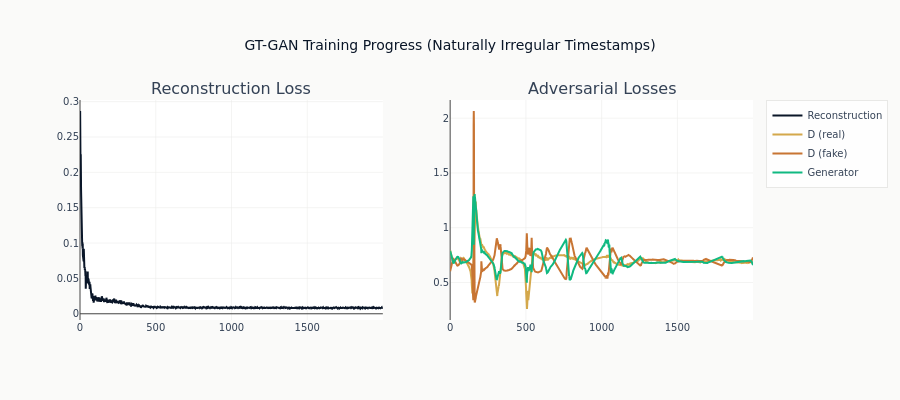

The code cell stored with this chart in its notebook:
### Markdown cell above
## Training Progress

### Code cell
if training_losses["recon"]:  # Only plot if we have training losses
    fig = make_subplots(
        rows=1, cols=2, subplot_titles=["Reconstruction Loss", "Adversarial Losses"]
    )

    fig.add_trace(
        go.Scatter(y=training_losses["recon"], mode="lines", name="Reconstruction"),
        row=1,
        col=1,
    )
    fig.add_trace(
        go.Scatter(y=training_losses["d_real"], mode="lines", name="D (real)"), row=1, col=2
    )
    fig.add_trace(
        go.Scatter(y=training_losses["d_fake"], mode="lines", name="D (fake)"), row=1, col=2
    )
    fig.add_trace(go.Scatter(y=training_losses["g"], mode="lines", name="Generator"), row=1, col=2)

    fig.update_layout(
        title_text="GT-GAN Training Progress (Naturally Irregular Timestamps)",
        template="ml4t",
        height=400,
    )
    show_plotly_with_alt(
        fig,
        "Two panels of GT-GAN training curves against step. The left panel shows the "
        "reconstruction loss dropping steeply over the first few hundred steps and "
        "then running flat near zero. The right panel shows the discriminator's losses "
        "on real and on fake sequences together with the generator loss; all three "
        "spike against one another in bursts through roughly the first half of training "
        "and then settle onto a common flat level that holds to the end.",
    )

### Figure 1 — Plotly figure (JSON) as saved in the notebook; plotly's stock layout.template omitted (floating-point values rounded to 4 significant figures; data arrays with more than 128 entries replaced by an {"elided": "..."} marker saying what was removed)
{"data": [{"mode": "lines", "name": "Reconstruction", "type": "scatter", "xaxis": "x", "y": {"elided": "2000 float values"}, "yaxis": "y"}, {"mode": "lines", "name": "D (real)", "type": "scatter", "xaxis": "x2", "y": {"elided": "2000 float values"}, "yaxis": "y2"}, {"mode": "lines", "name": "D (fake)", "type": "scatter", "xaxis": "x2", "y": {"elided": "2000 float values"}, "yaxis": "y2"}, {"mode": "lines", "name": "Generator", "type": "scatter", "xaxis": "x2", "y": {"elided": "2000 float values"}, "yaxis": "y2"}], "layout": {"annotations": [{"font": {"size": 16}, "showarrow": false, "text": "Reconstruction Loss", "x": 0.225, "xanchor": "center", "xref": "paper", "y": 1.0, "yanchor": "bottom", "yref": "paper"}, {"font": {"size": 16}, "showarrow": false, "text": "Adversarial Losses", "x": 0.775, "xanchor": "center", "xref": "paper", "y": 1.0, "yanchor": "bottom", "yref": "paper"}], "height": 400, "title": {"text": "GT-GAN Training Progress (Naturally Irregular Timestamps)"}, "xaxis": {"anchor": "y", "domain": [0.0, 0.45]}, "xaxis2": {"anchor": "y2", "domain": [0.55, 1.0]}, "yaxis": {"anchor": "x", "domain": [0.0, 1.0]}, "yaxis2": {"anchor": "x2", "domain": [0.0, 1.0]}}}
